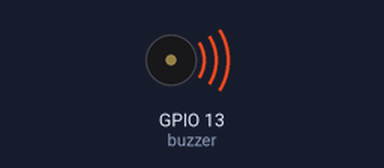
Simulated run of this program. Board: ESP32 board running MicroPython. Parts: buzzer (waves = sounding).

Above: at 0.2 s.
Timing chart, 0 to 3.0 s (numbered marks = the images above):
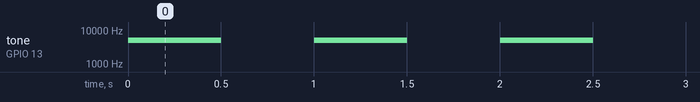

Measured:
- by itself, tone on GPIO 13 (buzzer): alternates 5000 Hz for 0.50 s and silent for 0.50 s

The program:

Exercise_04_Melody.py
```python
#  Hibiscus Sense - Exercise 04 Melody
#
#   There is 1x Small Buzzer on-board.
#   This is a passive buzzer and it is connected to GPIO13.
#   We need to generate Pulse Width Modulation (PWM) to control the vibration of the piezo element.
#
#   In Arduino ESP32 programming there is no analogWrite() function as usual.
#   ESP32 has 16 channel, from 0 - 15. Channel does not mean GPIO number!
#   Therefore in the sketch,
#   we will use PWM.duty() and PWM.freq()
#   to generate the PWM signal on GPIO13.

from machine import Pin,PWM
from time import sleep

# declare the GPIO number for PWM signal output
buzzer = PWM(Pin(13))
# declare Tone frequency.
buzzer.freq(5000)

while True:

    # PWM duty cycle number.
    buzzer.duty(294)
    sleep(0.5)


    buzzer.duty(0) #buzzer has no sound since PWM duty cycle is 0.
    sleep(0.5)
```
